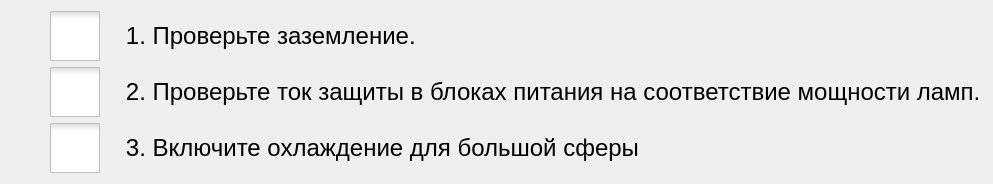
      <widget class="QWidget" name="page_Warnings">
       <property name="styleSheet">
        <string notr="true"/>
       </property>
       <layout class="QVBoxLayout" name="verticalLayout">
        <property name="leftMargin">
         <number>50</number>
        </property>
        <item>
         <widget class="QCheckBox" name="checkBox_1_uv">
          <property name="font">
           <font>
            <pointsize>18</pointsize>
           </font>
          </property>
          <property name="layoutDirection">
           <enum>Qt::LeftToRight</enum>
          </property>
          <property name="styleSheet">
           <string notr="true">QCheckBox::indicator{
width:50px;
height:50px;
}
QCheckBox::indicator:unchecked {
    image: url(:/guiPictures/CheckBox_unchecked.png);
}

QCheckBox::indicator:checked {
    image: url(:/guiPictures/CheckBox_checked.png);
}


</string>
          </property>
          <property name="text">
           <string>   1. Проверьте заземление.</string>
          </property>
          <property name="iconSize">
           <size>
            <width>30</width>
            <height>30</height>
           </size>
          </property>
          <property name="tristate">
           <bool>false</bool>
          </property>
         </widget>
        </item>
        <item>
         <widget class="QCheckBox" name="checkBox_2_power">
          <property name="font">
           <font>
            <pointsize>18</pointsize>
           </font>
          </property>
          <property name="layoutDirection">
           <enum>Qt::LeftToRight</enum>
          </property>
          <property name="styleSheet">
           <string notr="true">QCheckBox::indicator{
width:50px;
height:50px;
}

QCheckBox::indicator:unchecked {
    image: url(:/guiPictures/CheckBox_unchecked.png);
}

QCheckBox::indicator:checked {
    image: url(:/guiPictures/CheckBox_checked.png);
}</string>
          </property>
          <property name="text">
           <string>   2. Проверьте ток защиты в блоках питания на соответствие мощности ламп.</string>
          </property>
          <property name="iconSize">
           <size>
            <width>30</width>
            <height>30</height>
           </size>
          </property>
         </widget>
        </item>
        <item>
         <widget class="QCheckBox" name="checkBox_5_cooling_for_big_sphere">
          <property name="font">
           <font>
            <pointsize>18</pointsize>
           </font>
          </property>
          <property name="styleSheet">
           <string notr="true">QCheckBox::indicator{
width:50px;
height:50px;
}
QCheckBox::indicator:unchecked {
    image: url(:/guiPictures/CheckBox_unchecked.png);
}

QCheckBox::indicator:checked {
    image: url(:/guiPictures/CheckBox_checked.png);
}</string>
          </property>
          <property name="text">
           <string>   3. Включите охлаждение для большой сферы</string>
          </property>
         </widget>
        </item>
       </layout>
      </widget>
